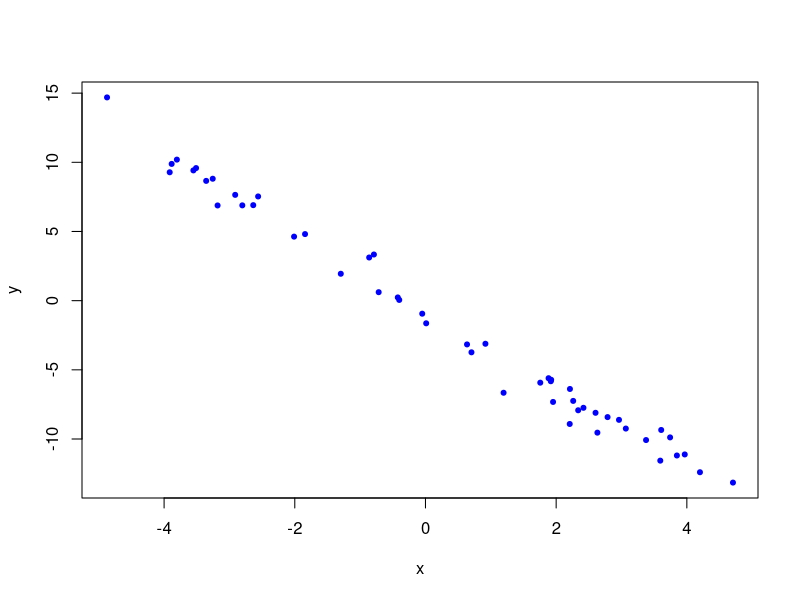

Source code (R):
# Generate some data
n=50
x <- runif(n, -5, 5)
beta <- runif(2, -3, 3)
y <- beta[1] + beta[2] * x   + rnorm(n)

# Plot
plot(x, y, pch=20, col="blue")

# Fit a model
g <- lm(y ~ x)
summary(g)
